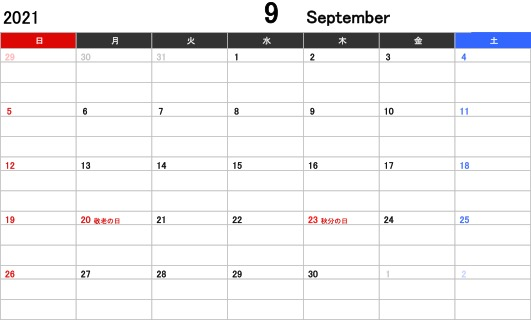
#> input picture data/9月テンプレ.jpg, 531 x 320 px, given in place of 1am_001.jpg, which was not available
$ jupyter execute 'トリミング.ipynb'   (shell and % lines are left out)   (text cells are left out)
#> lines starting #> are read from the running program, lines starting #| are printed output that depends on the picture; after the words box and inside, x2 and y2 are one past the last pixel; in counts of white or black regions, pixels touching at a corner belong together; pictures that were not available may be replaced by others from this repository, and a replacement may not be noted
[cell 1]
from PIL import Image, ImageDraw
import matplotlib.pyplot as plt
import numpy as np
import os
import glob

[cell 2]
img = Image.open('/content/drive/MyDrive/DS入門講座/data/test/トリミングテスト/raw/1am/1am_001.jpg')
#> img is the input picture: PIL image 531x320 RGB; mean R, G, B 240.5, 239.2, 240.3
plt.imshow(img)

[cell 3]
img = img.resize((256, 64))
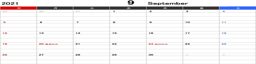
#> img: PIL image 256x64 RGB; mean R, G, B 240.1, 238.8, 239.9
plt.imshow(img)

[cell 4]
type(img), img.size

[cell 5]
img_gray = np.array(img.convert('L'))
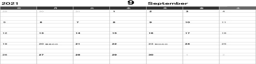
#> img_gray: shape (64, 256); min 7, max 255, mean 239.4
type(img_gray), img_gray.shape

[cell 6]
plt.imshow(img_gray)

[cell 7]
thresh = 128 #しきい値

img_bool = img_gray > thresh #しきい値より
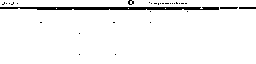
#> img_bool: shape (64, 256) bool; 95.5% white; 31 black regions (28 under 20 px), largest, box (x1, y1, x2, y2) and area: (0, 7, 219, 10) 605, (220, 7, 238, 9) 35, (239, 7, 256, 9) 34
img_bool

[cell 8]
maxval = 255

img_bin = (img_gray > thresh) * maxval
img_bin

[cell 9]
Image.fromarray(np.uint8(img_bin))

[cell 10]
img_gray = img.convert("L")                     # グレイスケールに変換
img_bin = img_gray.point(lambda x: 0 if x < 128 else x)   # 値が230以下は0になる
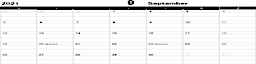
#> img_bin: PIL image 256x64 L; min 0, max 255, mean 235.9

[cell 11]
img_bin

[cell 12]
apple = Image.open('/content/drive/MyDrive/DS入門講座/data/test/interim/apple1.jpg')
apple_gray = apple.convert('L')
apple_gray

[cell 13]
img_crop = img_bin.crop((0, 0, 64, 64))
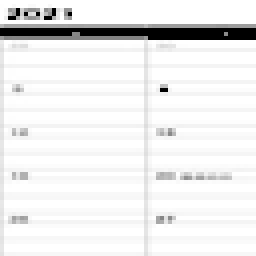
#> img_crop: PIL image 64x64 L (shown 4 times larger); min 0, max 255, mean 236.3
img_crop

[cell 14]
img = Image.open('/content/drive/MyDrive/DS入門講座/data/test/トリミングテスト/raw/1am/1am_001.jpg')  #読み込み
img = img.resize((256, 64))  #リサイズ
img = img.convert("L")                     # グレイスケールに変換
img = img.point(lambda x: 0 if x < 128 else 256)
img = img.crop((64, 0, 128, 64))
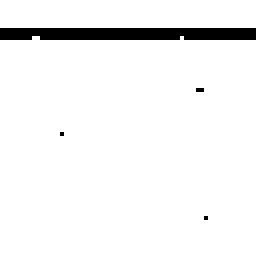
#> img: PIL image 64x64 L (shown 4 times larger); 95.3% white; 4 black regions (3 under 20 px), largest, box (x1, y1, x2, y2) and area: (0, 7, 64, 10) 189
plt.imshow(img)
plt.gray()
img.size
#> Out = (64, 64)

[cell 15]
x = 1
str(x).zfill(4)

[cell 16]
class CreateData:
    def __init__(self, label_list:list, convert_size:tuple, thresh:int, x_step:int) -> None:
        self.label_list = label_list #指定するラベルのリスト
        self.convert_size = convert_size #リサイズするサイズ
        self.thresh = thresh #2値化のしきい値
        self.x_step = x_step #バッチを移動する距離

    def create_data(self, input_file_path:str, output_path:str) -> None:

        #../data/label/name.jpg→name.jpgのファイルの数を数える→辞書に格納する
        label_file_num_dict = {}
        for label in self.label_list:
            output_label_path = os.path.join(output_path, label)
            os.makedirs(output_label_path, exist_ok=True)  # エクスポートするディレクトリを作成する、既にある場合は何もしない
            label_file_num_dict[label] = sum(os.path.isfile(os.path.join(output_label_path, name)) for name in os.listdir(output_label_path)) #ラベルディレクトリごとのファイル数を数え、辞書に格納

        img = Image.open(input_file_path)  #読み込み
        img = img.resize(self.convert_size)  #リサイズ
        img = img.convert("L")                     # グレイスケールに変換
        img = img.point(lambda x: 0 if x < self.thresh else 256)   # 2値化。値がthresh以下は0になる、ほかは256

        #関数内関数
        #ラベルを入力する部分
        def input_label():
            data_label = input()
            str_label = str(data_label)   #線が引けるなら1、引けないなら2を入力
            if str_label in self.label_list:
                return str_label
            else:
                print('正しい値を入力してください')
                input_label()

        for x_num in range(0, self.convert_size[0] - self.convert_size[1], self.x_step):
            img_crop = img.crop((x_num, 0, x_num + self.convert_size[1], self.convert_size[1]))
            draw = ImageDraw.Draw(img_crop)
            draw.line(((self.convert_size[0] / 2, 0), (self.convert_size[0] / 2, self.convert_size[1])))  #真ん中に線を引く
            plt.imshow(img_crop)
            plt.gray()
            plt.show()
            data_label = input_label()
            label_file_num_dict[data_label] += 1 #ラベルのファイル数を一つ増やす
            img_crop.save(os.path.join(output_path, data_label +'/' + data_label + '-' + str(label_file_num_dict[data_label]).zfill(4) + '.jpg'))
#> this loop made 1 pass
#> pass 1, in create_data, `img_crop = img.crop((x_num, 0, x_num + self.convert_size[1], self.conv..`:
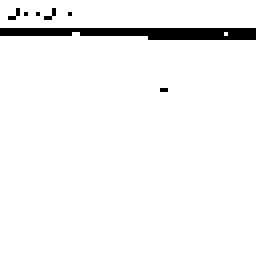
#> img_crop: PIL image 64x64 L (shown 4 times larger); 96% white; black in thin lines or dots, all inside (x1, y1, x2, y2) = (0, 2, 64, 23)
#> after the loop, label_file_num_dict = {'0': 1, '1': 1}
